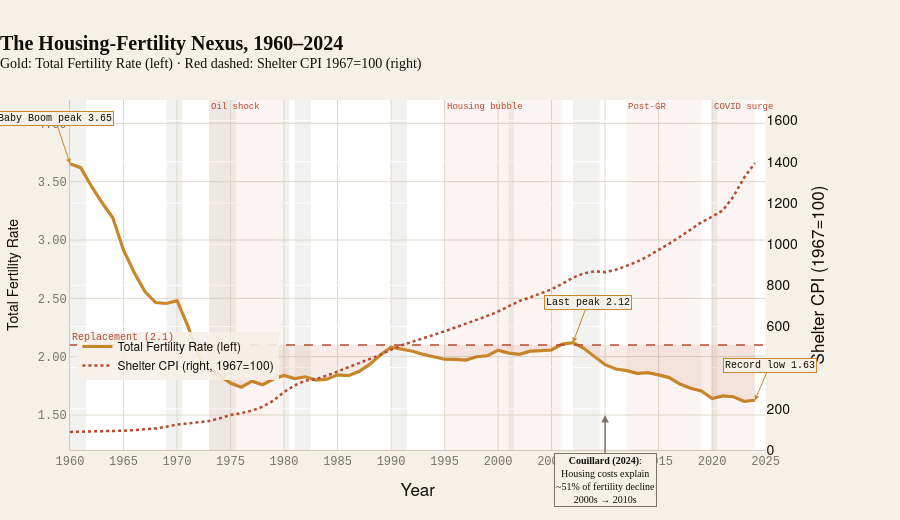

The notebook cell saved with this chart:
### Markdown cell above
---
## Visualization 3 — "The Housing-Fertility Nexus"
### Static Dual-Axis Annotated Chart

**Left axis**: Total Fertility Rate · **Right axis**: Shelter CPI (1967=100).

Every housing surge — oil shock, dot-com run-up, post-2008 recovery,
COVID — coincides with a fertility drop or stall. Couillard (2024)
estimates ~51% of 2000s→2010s fertility decline is attributable to
rising housing costs.

### Code cell
fig_fert = make_subplots(specs=[[{'secondary_y': True}]])
REPLACEMENT = 2.1

common_yrs   = sorted(set(s_tfr.dropna().index) & set(shelter_idx.dropna().index))
tfr_vals     = [float(s_tfr.loc[y])      for y in common_yrs]
shelter_vals = [float(shelter_idx.loc[y]) for y in common_yrs]

# Red fill below replacement
below_y = [v if v <= REPLACEMENT else REPLACEMENT for v in tfr_vals]
fig_fert.add_trace(go.Scatter(
    x=common_yrs+common_yrs[::-1],
    y=below_y+[REPLACEMENT]*len(common_yrs),
    fill='toself', fillcolor=C.red_fill,
    line=dict(width=0), showlegend=False, hoverinfo='skip',
), secondary_y=False)

fig_fert.add_trace(go.Scatter(
    x=common_yrs, y=tfr_vals, name='Total Fertility Rate (left)',
    mode='lines', line=dict(color=C.gold, width=3.2),
    hovertemplate='<b>TFR</b> · %{x}<br>%{y:.3f}<extra></extra>',
), secondary_y=False)

fig_fert.add_trace(go.Scatter(
    x=common_yrs, y=shelter_vals, name='Shelter CPI (right, 1967=100)',
    mode='lines', line=dict(color=C.red, width=2.5, dash='dot'),
    hovertemplate='<b>Shelter CPI</b> · %{x}<br>Index: %{y:.0f}<extra></extra>',
), secondary_y=True)

fig_fert.add_hline(
    y=REPLACEMENT, line_dash='dash', line_color=C.red, line_width=1.5,
    annotation_text='Replacement (2.1)', annotation_position='top left',
    annotation_font=dict(size=10, color=C.red, family=THEME['font_mono']),
    secondary_y=False,
)

for x0, x1, lbl in [(1973,1980,'Oil shock'),(1995,2006,'Housing bubble'),
                     (2012,2019,'Post-GR'),(2020,2024,'COVID surge')]:
    fig_fert.add_vrect(x0=x0, x1=x1, fillcolor='rgba(184,74,46,0.06)',
                       line_width=0, annotation_text=lbl,
                       annotation_position='top left',
                       annotation_font=dict(size=9, color=C.red,
                                            family=THEME['font_mono']))

for yr, txt, ax, ay in [
    (1960, f'Baby Boom peak\n{s_tfr.loc[1960]:.2f}',       -15, -45),
    (2007, f'Last peak {s_tfr.loc[2007]:.2f}',               15, -40),
    (int(s_tfr.index.max()),
     f'Record low\n{s_tfr.iloc[-1]:.2f}',                   15, -35),
]:
    if yr in s_tfr.index:
        fig_fert.add_annotation(
            x=yr, y=float(s_tfr.loc[yr]), text=txt,
            showarrow=True, arrowhead=2, arrowcolor=C.gold,
            font=dict(size=10, color=C.text, family=THEME['font_mono']),
            bgcolor=THEME['background'], bordercolor=C.gold, borderwidth=1,
            ax=ax, ay=ay, secondary_y=False,
        )

fig_fert.add_annotation(
    x=2010, y=1.50,
    text=('<b>Couillard (2024)</b>:<br>Housing costs explain<br>'
          '~51% of fertility decline<br>2000s → 2010s'),
    showarrow=True, arrowhead=2, arrowcolor=C.muted, arrowwidth=1.5,
    font=dict(size=10, color=C.text, family=THEME['font']),
    bgcolor=THEME['background'], bordercolor=C.muted, borderwidth=1,
    ax=0, ay=65, secondary_y=False,
)

add_recession_bands(fig_fert)
apply_theme(fig_fert)

fig_fert.update_layout(
    title=dict(
        text=('<b>The Housing-Fertility Nexus, 1960–2024</b><br>'
              '<sup>Gold: Total Fertility Rate (left) · '
              'Red dashed: Shelter CPI 1967=100 (right)</sup>'),
        font=dict(size=THEME['font_size']['lg'], family=THEME['font']),
    ),
    xaxis=dict(title='Year', tickmode='linear', dtick=5, range=[1960,2025]),
    legend=dict(x=0.01, y=0.20, xanchor='left',
                bgcolor='rgba(245,240,232,0.9)'),
    height=520, margin=dict(t=100, b=70, l=70, r=90),
)
fig_fert.update_yaxes(title_text='Total Fertility Rate', range=[1.2,4.2],
                      tickformat='.2f', secondary_y=False)
fig_fert.update_yaxes(title_text='Shelter CPI (1967=100)', range=[0,1700],
                      secondary_y=True)

fig_fert.show()

corr = np.corrcoef(tfr_vals, shelter_vals)[0,1]
last_yr = int(s_tfr.index.max())
print(f"\n── Pearson r (TFR vs Shelter CPI, 1960-{last_yr}): {corr:.3f}")
for yr in [1960,1972,1976,2007,2020,last_yr]:
    if yr in s_tfr.index:
        flag = ' ← below replacement' if s_tfr[yr] < 2.1 else ''
        print(f"  {yr}: {s_tfr[yr]:.3f}{flag}")

### Figure 1 — Plotly figure (JSON) as saved in the notebook; plotly's stock layout.template omitted (floating-point values rounded to 4 significant figures; data arrays with more than 128 entries replaced by an {"elided": "..."} marker saying what was removed)
{"data": [{"fill": "toself", "fillcolor": "rgba(184, 74, 46, 0.10)", "hoverinfo": "skip", "line": {"width": 0}, "showlegend": false, "type": "scatter", "x": {"elided": "130 int values"}, "xaxis": "x", "y": {"elided": "130 float values"}, "yaxis": "y"}, {"hovertemplate": "<b>TFR</b> · %{x}<br>%{y:.3f}<extra></extra>", "line": {"color": "#C8872A", "width": 3.2}, "mode": "lines", "name": "Total Fertility Rate (left)", "type": "scatter", "x": [1960, 1961, 1962, 1963, 1964, 1965, 1966, 1967, 1968, 1969, 1970, 1971, 1972, 1973, 1974, 1975, 1976, 1977, 1978, 1979, 1980, 1981, 1982, 1983, 1984, 1985, 1986, 1987, 1988, 1989, 1990, 1991, 1992, 1993, 1994, 1995, 1996, 1997, 1998, 1999, 2000, 2001, 2002, 2003, 2004, 2005, 2006, 2007, 2008, 2009, 2010, 2011, 2012, 2013, 2014, 2015, 2016, 2017, 2018, 2019, 2020, 2021, 2022, 2023, 2024], "xaxis": "x", "y": [3.654, 3.62, 3.461, 3.319, 3.19, 2.913, 2.721, 2.558, 2.464, 2.456, 2.48, 2.266, 2.01, 1.879, 1.835, 1.774, 1.738, 1.79, 1.76, 1.808, 1.839, 1.812, 1.827, 1.799, 1.806, 1.844, 1.837, 1.872, 1.934, 2.014, 2.081, 2.062, 2.046, 2.019, 2.002, 1.978, 1.976, 1.971, 1.999, 2.007, 2.056, 2.03, 2.021, 2.047, 2.051, 2.057, 2.108, 2.12, 2.072, 2.002, 1.931, 1.895, 1.881, 1.857, 1.863, 1.843, 1.821, 1.766, 1.73, 1.706, 1.641, 1.664, 1.657, 1.617, 1.627], "yaxis": "y"}, {"hovertemplate": "<b>Shelter CPI</b> · %{x}<br>Index: %{y:.0f}<extra></extra>", "line": {"color": "#B84A2E", "dash": "dot", "width": 2.5}, "mode": "lines", "name": "Shelter CPI (right, 1967=100)", "type": "scatter", "x": [1960, 1961, 1962, 1963, 1964, 1965, 1966, 1967, 1968, 1969, 1970, 1971, 1972, 1973, 1974, 1975, 1976, 1977, 1978, 1979, 1980, 1981, 1982, 1983, 1984, 1985, 1986, 1987, 1988, 1989, 1990, 1991, 1992, 1993, 1994, 1995, 1996, 1997, 1998, 1999, 2000, 2001, 2002, 2003, 2004, 2005, 2006, 2007, 2008, 2009, 2010, 2011, 2012, 2013, 2014, 2015, 2016, 2017, 2018, 2019, 2020, 2021, 2022, 2023, 2024], "xaxis": "x", "y": [87.77, 88.55, 89.48, 90.67, 92.15, 93.85, 96.72, 100, 104.8, 113.3, 123.6, 128.8, 134.5, 140.6, 154.4, 169.6, 179.0, 191.0, 210.3, 239.5, 281.6, 314.5, 336.8, 344.8, 361.5, 381.8, 402.7, 421.8, 442.0, 462.0, 486.9, 508.8, 525.9, 541.7, 558.4, 576.4, 594.9, 613.2, 633.4, 651.3, 672.5, 697.5, 723.8, 741.3, 761.2, 780.5, 807.4, 836.9, 857.9, 867.3, 864.0, 875.3, 894.2, 915.0, 940.9, 969.8, 1003.0, 1036.0, 1070.0, 1106.0, 1134.0, 1164.0, 1232.0, 1324.0, 1393.0], "yaxis": "y2"}], "layout": {"annotations": [{"font": {"color": "#B84A2E", "family": "DM Mono, JetBrains Mono, Courier New, monospace", "size": 10}, "showarrow": false, "text": "Replacement (2.1)", "x": 0, "xanchor": "left", "xref": "x domain", "y": 2.1, "yanchor": "bottom", "yref": "y"}, {"font": {"color": "#B84A2E", "family": "DM Mono, JetBrains Mono, Courier New, monospace", "size": 9}, "showarrow": false, "text": "Oil shock", "x": 1973, "xanchor": "left", "xref": "x", "y": 1, "yanchor": "top", "yref": "y domain"}, {"font": {"color": "#B84A2E", "family": "DM Mono, JetBrains Mono, Courier New, monospace", "size": 9}, "showarrow": false, "text": "Housing bubble", "x": 1995, "xanchor": "left", "xref": "x", "y": 1, "yanchor": "top", "yref": "y domain"}, {"font": {"color": "#B84A2E", "family": "DM Mono, JetBrains Mono, Courier New, monospace", "size": 9}, "showarrow": false, "text": "Post-GR", "x": 2012, "xanchor": "left", "xref": "x", "y": 1, "yanchor": "top", "yref": "y domain"}, {"font": {"color": "#B84A2E", "family": "DM Mono, JetBrains Mono, Courier New, monospace", "size": 9}, "showarrow": false, "text": "COVID surge", "x": 2020, "xanchor": "left", "xref": "x", "y": 1, "yanchor": "top", "yref": "y domain"}, {"arrowcolor": "#C8872A", "arrowhead": 2, "ax": -15, "ay": -45, "bgcolor": "#F5F0E8", "bordercolor": "#C8872A", "borderwidth": 1, "font": {"color": "#0F0E0B", "family": "DM Mono, JetBrains Mono, Courier New, monospace", "size": 10}, "showarrow": true, "text": "Baby Boom peak\n3.65", "x": 1960, "y": 3.654}, {"arrowcolor": "#C8872A", "arrowhead": 2, "ax": 15, "ay": -40, "bgcolor": "#F5F0E8", "bordercolor": "#C8872A", "borderwidth": 1, "font": {"color": "#0F0E0B", "family": "DM Mono, JetBrains Mono, Courier New, monospace", "size": 10}, "showarrow": true, "text": "Last peak 2.12", "x": 2007, "y": 2.12}, {"arrowcolor": "#C8872A", "arrowhead": 2, "ax": 15, "ay": -35, "bgcolor": "#F5F0E8", "bordercolor": "#C8872A", "borderwidth": 1, "font": {"color": "#0F0E0B", "family": "DM Mono, JetBrains Mono, Courier New, monospace", "size": 10}, "showarrow": true, "text": "Record low\n1.63", "x": 2024, "y": 1.627}, {"arrowcolor": "#7A7468", "arrowhead": 2, "arrowwidth": 1.5, "ax": 0, "ay": 65, "bgcolor": "#F5F0E8", "bordercolor": "#7A7468", "borderwidth": 1, "font": {"color": "#0F0E0B", "family": "Playfair Display, Georgia, serif", "size": 10}, "showarrow": true, "text": "<b>Couillard (2024)</b>:<br>Housing costs explain<br>~51% of fertility decline<br>2000s → 2010s", "x": 2010, "y": 1.5}], "colorway": ["#2A6FAF", "#B84A2E", "#C8872A", "#2A7C6F", "#7B4FA6", "#C87028", "#7A7468"], "font": {"color": "#0F0E0B", "family": "DM Sans, Helvetica Neue, Arial, sans-serif", "size": 14}, "height": 520, "hoverlabel": {"bgcolor": "#FFFFFF", "bordercolor": "#D0C9BC", "font": {"color": "#0F0E0B", "family": "DM Sans, Helvetica Neue, Arial, sans-serif", "size": 12}}, "legend": {"bgcolor": "rgba(245,240,232,0.9)", "bordercolor": "rgba(0,0,0,0)", "font": {"color": "#0F0E0B", "family": "DM Sans, Helvetica Neue, Arial, sans-serif", "size": 12}, "x": 0.01, "xanchor": "left", "y": 0.2}, "margin": {"b": 70, "l": 70, "r": 90, "t": 100}, "paper_bgcolor": "#F5F0E8", "plot_bgcolor": "#FFFFFF", "shapes": [{"line": {"color": "#B84A2E", "dash": "dash", "width": 1.5}, "type": "line", "x0": 0, "x1": 1, "xref": "x domain", "y0": 2.1, "y1": 2.1, "yref": "y"}, {"fillcolor": "rgba(184,74,46,0.06)", "line": {"width": 0}, "type": "rect", "x0": 1973, "x1": 1980, "xref": "x", "y0": 0, "y1": 1, "yref": "y domain"}, {"fillcolor": "rgba(184,74,46,0.06)", "line": {"width": 0}, "type": "rect", "x0": 1995, "x1": 2006, "xref": "x", "y0": 0, "y1": 1, "yref": "y domain"}, {"fillcolor": "rgba(184,74,46,0.06)", "line": {"width": 0}, "type": "rect", "x0": 2012, "x1": 2019, "xref": "x", "y0": 0, "y1": 1, "yref": "y domain"}, {"fillcolor": "rgba(184,74,46,0.06)", "line": {"width": 0}, "type": "rect", "x0": 2020, "x1": 2024, "xref": "x", "y0": 0, "y1": 1, "yref": "y domain"}, {"fillcolor": "rgba(122,116,104,0.10)", "layer": "below", "line": {"width": 0}, "type": "rect", "x0": 1960, "x1": 1962.0, "xref": "x", "y0": 0, "y1": 1, "yref": "y domain"}, {"fillcolor": "rgba(122,116,104,0.10)", "layer": "below", "line": {"width": 0}, "type": "rect", "x0": 1969, "x1": 1970.0, "xref": "x", "y0": 0, "y1": 1, "yref": "y domain"}, {"fillcolor": "rgba(122,116,104,0.10)", "layer": "below", "line": {"width": 0}, "type": "rect", "x0": 1973, "x1": 1976.0, "xref": "x", "y0": 0, "y1": 1, "yref": "y domain"}, {"fillcolor": "rgba(122,116,104,0.10)", "layer": "below", "line": {"width": 0}, "type": "rect", "x0": 1980, "x1": 1980.0, "xref": "x", "y0": 0, "y1": 1, "yref": "y domain"}, {"fillcolor": "rgba(122,116,104,0.10)", "layer": "below", "line": {"width": 0}, "type": "rect", "x0": 1981, "x1": 1982.0, "xref": "x", "y0": 0, "y1": 1, "yref": "y domain"}, {"fillcolor": "rgba(122,116,104,0.10)", "layer": "below", "line": {"width": 0}, "type": "rect", "x0": 1990, "x1": 1992.0, "xref": "x", "y0": 0, "y1": 1, "yref": "y domain"}, {"fillcolor": "rgba(122,116,104,0.10)", "layer": "below", "line": {"width": 0}, "type": "rect", "x0": 2001, "x1": 2002.0, "xref": "x", "y0": 0, "y1": 1, "yref": "y domain"}, {"fillcolor": "rgba(122,116,104,0.10)", "layer": "below", "line": {"width": 0}, "type": "rect", "x0": 2007, "x1": 2010.0, "xref": "x", "y0": 0, "y1": 1, "yref": "y domain"}, {"fillcolor": "rgba(122,116,104,0.10)", "layer": "below", "line": {"width": 0}, "type": "rect", "x0": 2020, "x1": 2020.0, "xref": "x", "y0": 0, "y1": 1, "yref": "y domain"}], "title": {"font": {"color": "#0F0E0B", "family": "Playfair Display, Georgia, serif", "size": 20}, "pad": {"l": 0}, "text": "<b>The Housing-Fertility Nexus, 1960–2024</b><br><sup>Gold: Total Fertility Rate (left) · Red dashed: Shelter CPI 1967=100 (right)</sup>", "x": 0, "xanchor": "left"}, "xaxis": {"anchor": "y", "domain": [0, 0.94], "dtick": 5, "gridcolor": "#E0D9CE", "linecolor": "#D0C9BC", "range": [1960, 2025], "tickcolor": "#D0C9BC", "tickfont": {"color": "#7A7468", "family": "DM Mono, JetBrains Mono, Courier New, monospace", "size": 12}, "tickmode": "linear", "title": {"text": "Year"}, "zerolinecolor": "#E0D9CE"}, "yaxis": {"anchor": "x", "domain": [0, 1], "gridcolor": "#E0D9CE", "linecolor": "#D0C9BC", "range": [1.2, 4.2], "tickcolor": "#D0C9BC", "tickfont": {"color": "#7A7468", "family": "DM Mono, JetBrains Mono, Courier New, monospace", "size": 12}, "tickformat": ".2f", "title": {"font": {"color": "#0F0E0B", "size": 14}, "text": "Total Fertility Rate"}, "zerolinecolor": "#E0D9CE"}, "yaxis2": {"anchor": "x", "overlaying": "y", "range": [0, 1700], "side": "right", "title": {"text": "Shelter CPI (1967=100)"}}}}
